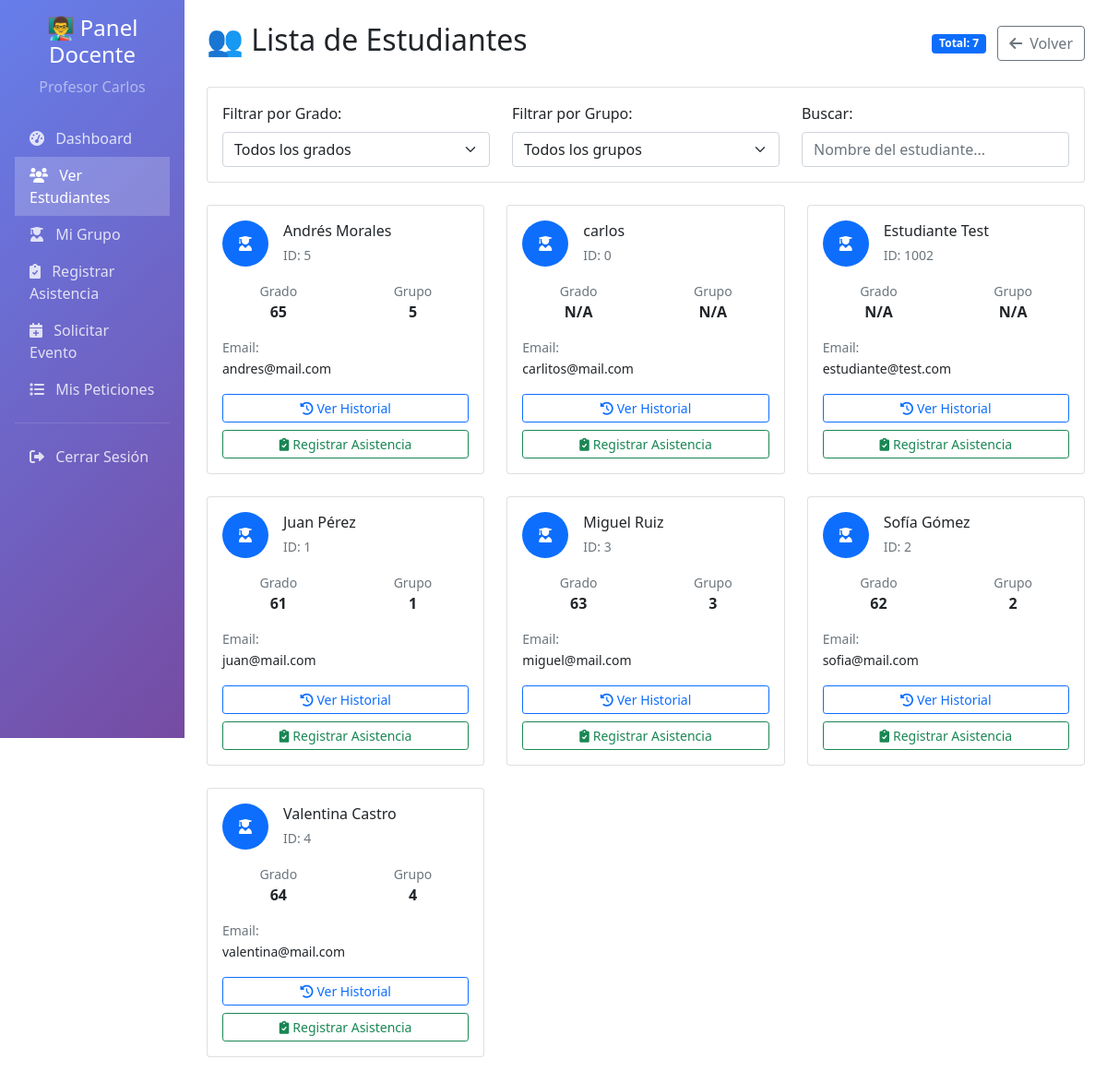
Page /public/index.php?accion=ver_estudiantes_docente (signed in) on the committed database.
### tables this page shows
CREATE TABLE `persona` (
  `id_user` int(10) NOT NULL,
  `foto_persona` varchar(150) DEFAULT NULL,
  `nom_user` varchar(150) DEFAULT NULL,
  `ciudad` varchar(2) DEFAULT NULL,
  `telef_user` int(9) DEFAULT NULL,
  `correo_user` varchar(30) DEFAULT NULL,
  `contrasena_user` varchar(10) DEFAULT NULL,
  `cod_grado` int(2) DEFAULT NULL,
  `grupo` int(1) DEFAULT NULL,
  `cc_acudiente` int(10) DEFAULT NULL,
  `nom_acudiente` varchar(50) DEFAULT NULL,
  `telef_acudiente` int(10) DEFAULT NULL,
  `telef_acudiente_dos` int(10) DEFAULT NULL,
  `correo_acudiente` varchar(50) DEFAULT NULL,
  `tipo_persona` varchar(3) DEFAULT NULL,
  `fecha_creacion` datetime DEFAULT NULL,
  `fecha_edicion` datetime DEFAULT NULL,
  `codigo_qr` varchar(255) DEFAULT NULL
);

### src/controllers/DocenteController.php (called while the page is built, shortened)
<?php
class DocenteController {
    private $pdo;
    public function __construct($pdo) {
        $this->pdo = $pdo;
    }
    public function getAllEstudiantes() {
        try {
            $stmt = $this->pdo->prepare("
                SELECT * FROM persona
                WHERE tipo_persona = 'EST'
                ORDER BY nom_user
            ");
            $stmt->execute();
            return $stmt->fetchAll();
        } catch (Exception $e) {
            error_log("Error obteniendo estudiantes: " . $e->getMessage());
            return [];
        }
    }
}
?>

### src/vistas/docente/ver_estudiantes.php (the view, shortened to what this page needs)
<?php
require_once '../src/controllers/DocenteController.php';
$docenteController = new DocenteController($pdo);
$estudiantes = $docenteController->getAllEstudiantes();
?>
<!DOCTYPE html>
<html lang="es">
<head>
    <link href="https://cdn.jsdelivr.net/npm/bootstrap@5.1.3/dist/css/bootstrap.min.css" rel="stylesheet">
    <link href="https://cdnjs.cloudflare.com/ajax/libs/font-awesome/6.0.0/css/all.min.css" rel="stylesheet">
</head>
<body>
<div class="container-fluid">
    <div class="row">
        <div class="col-md-3 col-lg-2 px-0">
            <div class="sidebar p-3">
                <div class="text-center mb-4">
                    <h4 class="text-white">👨‍🏫 Panel Docente</h4>
                    <p class="text-white-50"><?php echo $_SESSION['usuario_nombre']; ?></p>
                </div>
                <nav class="nav flex-column">
                    <a class="nav-link" href="index.php?accion=dashboard_docente">
                        <i class="fas fa-tachometer-alt me-2"></i> Dashboard
                    </a>
                    <a class="nav-link active" href="index.php?accion=ver_estudiantes_docente">
                        <i class="fas fa-users me-2"></i> Ver Estudiantes
                    </a>
                    <a class="nav-link" href="index.php?accion=estudiantes_grupo_docente">
                        <i class="fas fa-user-graduate me-2"></i> Mi Grupo
                    </a>
                    <a class="nav-link" href="index.php?accion=registrar_asistencia_docente">
                        <i class="fas fa-clipboard-check me-2"></i> Registrar Asistencia
                    </a>
                    <a class="nav-link" href="index.php?accion=solicitar_evento_docente">
                        <i class="fas fa-calendar-plus me-2"></i> Solicitar Evento
                    </a>
                    <a class="nav-link" href="index.php?accion=mis_peticiones_docente">
                        <i class="fas fa-list me-2"></i> Mis Peticiones
                    </a>
                    <hr class="text-white-50">
                    <a class="nav-link" href="index.php?accion=logout">
                        <i class="fas fa-sign-out-alt me-2"></i> Cerrar Sesión
                    </a>
                </nav>
            </div>
        </div>
        <div class="col-md-9 col-lg-10 p-4">
            <div class="d-flex justify-content-between align-items-center mb-4">
                <h2>👥 Lista de Estudiantes</h2>
                <div>
                    <span class="badge bg-primary me-2">Total: <?php echo count($estudiantes); ?></span>
                    <a href="index.php?accion=dashboard_docente" class="btn btn-outline-secondary">
                        <i class="fas fa-arrow-left me-2"></i>Volver
                    </a>
                </div>
            </div>
            <div class="card mb-4">
                <div class="card-body">
                    <div class="row">
                        <div class="col-md-4">
                            <label for="filtroGrado" class="form-label">Filtrar por Grado:</label>
                            <select class="form-select" id="filtroGrado">
                                <option value="">Todos los grados</option>
                            </select>
                        </div>
                        <div class="col-md-4">
                            <label for="filtroGrupo" class="form-label">Filtrar por Grupo:</label>
                            <select class="form-select" id="filtroGrupo">
                                <option value="">Todos los grupos</option>
                            </select>
                        </div>
                        <div class="col-md-4">
                            <label for="buscarEstudiante" class="form-label">Buscar:</label>
                            <input type="text" class="form-control" id="buscarEstudiante" placeholder="Nombre del estudiante...">
                        </div>
                    </div>
                </div>
            </div>
            <div class="row">
                <?php foreach ($estudiantes as $estudiante): ?>
                <div class="col-md-6 col-lg-4 mb-4 estudiante-item"
                     data-grado="<?php echo htmlspecialchars($estudiante['cod_grado'] ?? ''); ?>"
                     data-grupo="<?php echo htmlspecialchars($estudiante['grupo'] ?? ''); ?>"
                     data-nombre="<?php echo htmlspecialchars($estudiante['nom_user']); ?>">
                    <div class="card student-card h-100">
                        <div class="card-body">
                            <div class="d-flex align-items-center mb-3">
                                <div class="flex-shrink-0">
                                    <div class="bg-primary text-white rounded-circle d-flex align-items-center justify-content-center"
                                         style="width: 50px; height: 50px;">
                                        <i class="fas fa-user-graduate"></i>
                                    </div>
                                </div>
                                <div class="flex-grow-1 ms-3">
                                    <h6 class="mb-1"><?php echo htmlspecialchars($estudiante['nom_user']); ?></h6>
                                    <small class="text-muted">ID: <?php echo $estudiante['id_user']; ?></small>
                                </div>
                            </div>
                            <div class="row text-center mb-3">
                                <div class="col-6">
                                    <small class="text-muted d-block">Grado</small>
                                    <strong><?php echo htmlspecialchars($estudiante['cod_grado'] ?? 'N/A'); ?></strong>
                                </div>
                                <div class="col-6">
                                    <small class="text-muted d-block">Grupo</small>
                                    <strong><?php echo htmlspecialchars($estudiante['grupo'] ?? 'N/A'); ?></strong>
                                </div>
                            </div>
                            <div class="mb-3">
                                <small class="text-muted d-block">Email:</small>
                                <small><?php echo htmlspecialchars($estudiante['correo_user'] ?? 'No disponible'); ?></small>
                            </div>
                            <div class="d-grid gap-2">
                                <a href="index.php?accion=ver_historial_estudiante_docente&id=<?php echo $estudiante['id_user']; ?>"
                                   class="btn btn-outline-primary btn-sm">
                                    <i class="fas fa-history me-1"></i>Ver Historial
                                </a>
                                <a href="index.php?accion=registrar_asistencia_estudiante_docente&id=<?php echo $estudiante['id_user']; ?>"
                                   class="btn btn-outline-success btn-sm">
                                    <i class="fas fa-clipboard-check me-1"></i>Registrar Asistencia
                                </a>
                            </div>
                        </div>
                    </div>
                </div>
                <?php endforeach; ?>
            </div>
        </div>
    </div>
</div>
</body>
</html>

### src/vistas/docente/ver_estudiantes.php (style rules this page uses)
.sidebar { min-height: 100vh; background: linear-gradient(135deg, #667eea 0%, #764ba2 100%); }
.nav-link { color: rgba(255,255,255,0.8); transition: all 0.3s; }
.nav-link.active { background-color: rgba(255,255,255,0.2); color: white; }
.student-card { transition: transform 0.3s; }

### rows in the picture
persona: nom_user "Andrés Morales", id_user "5", cod_grado "65", grupo "5", correo_user "andres@mail.com"
persona: nom_user "carlos", id_user "0", cod_grado "N/A", grupo "N/A", correo_user "carlitos@mail.com"
persona: nom_user "Estudiante Test", id_user "1002", cod_grado "N/A", grupo "N/A", correo_user "estudiante@test.com"
persona: nom_user "Juan Pérez", id_user "1", cod_grado "61", grupo "1", correo_user "juan@mail.com"
persona: nom_user "Miguel Ruiz", id_user "3", cod_grado "63", grupo "3", correo_user "miguel@mail.com"
persona: nom_user "Sofía Gómez", id_user "2", cod_grado "62", grupo "2", correo_user "sofia@mail.com"
persona: nom_user "Valentina Castro", id_user "4", cod_grado "64", grupo "4", correo_user "valentina@mail.com"

### other values in the picture
$_SESSION['usuario_nombre'] "Profesor Carlos"
count($estudiantes) "7"
